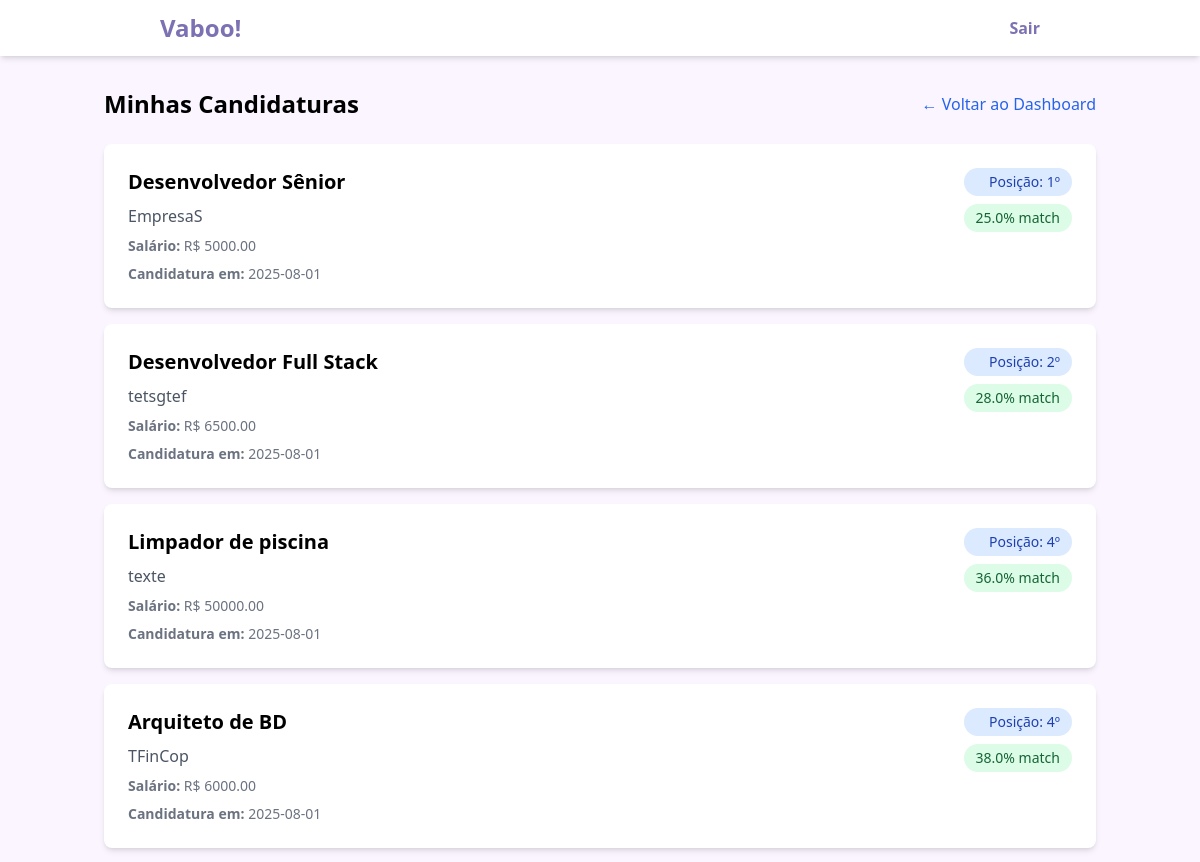
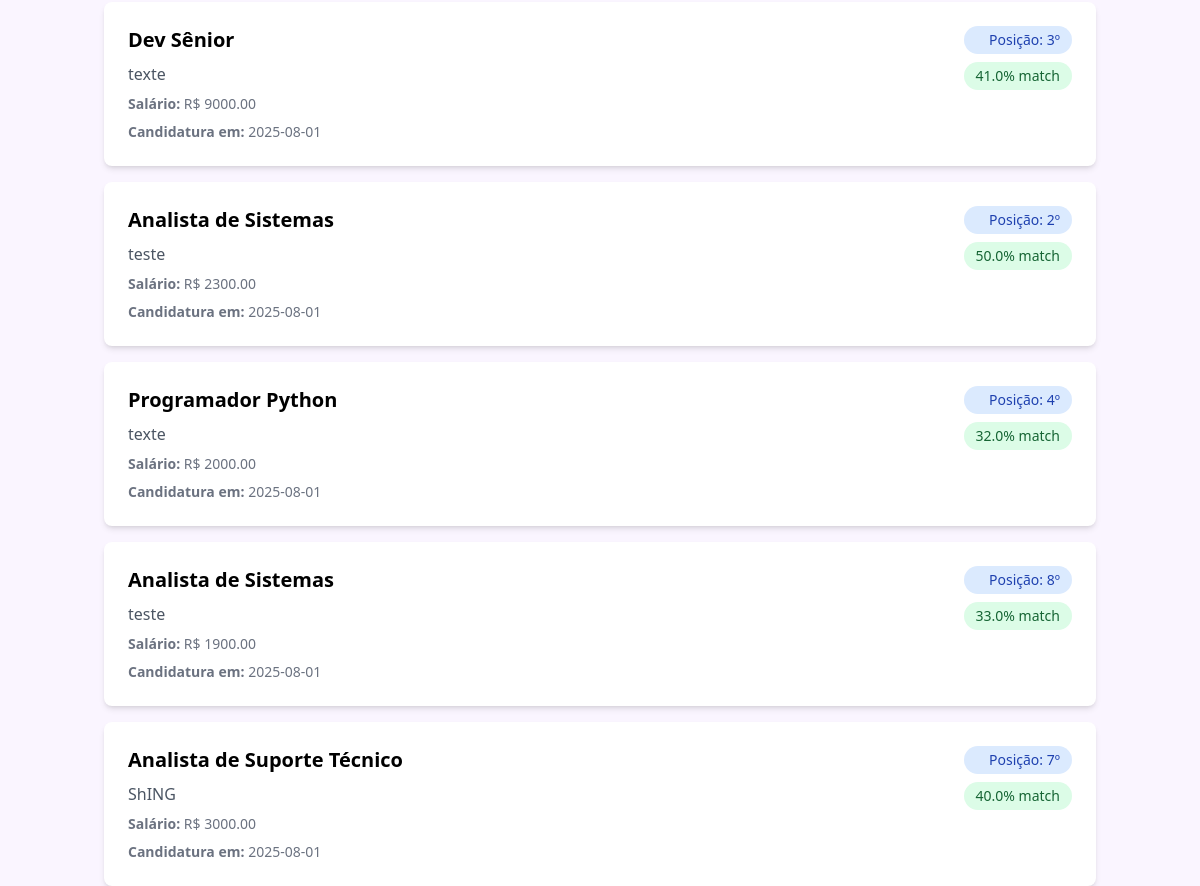
Page /minhas_candidaturas (signed in) on the earlier database version (2 pictures, top to bottom).
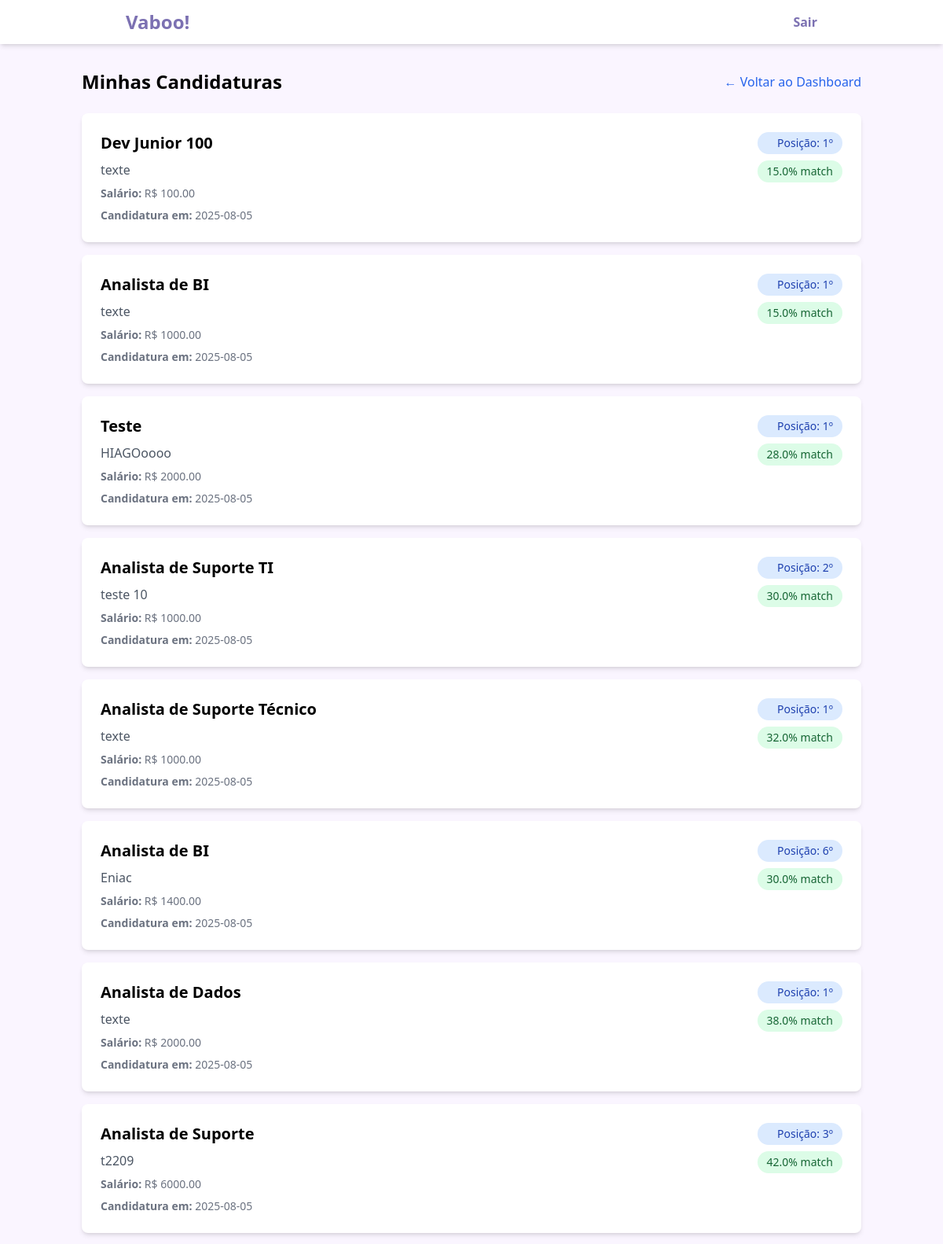
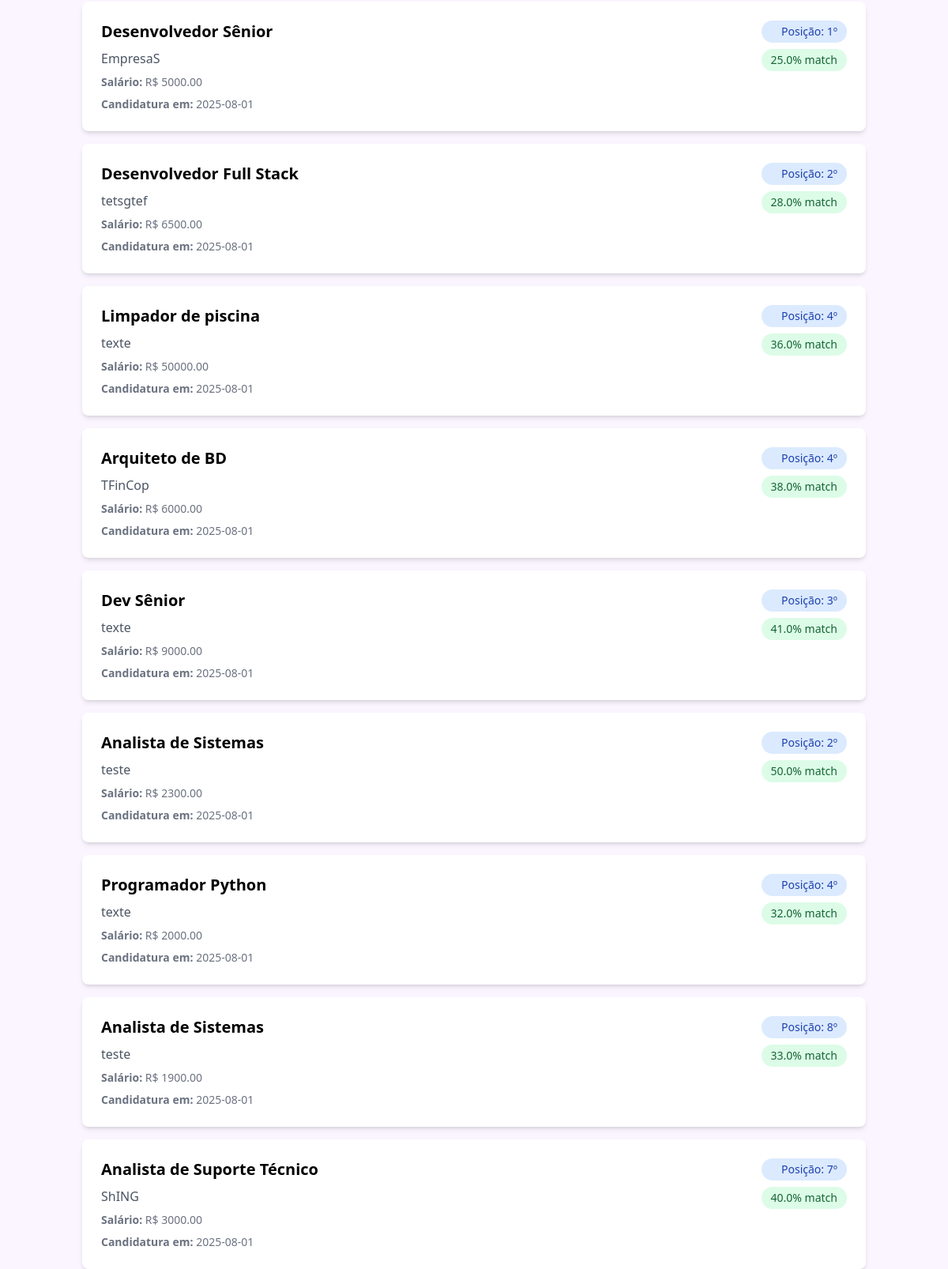
Same page on the later database version (2 pictures, top to bottom).
### tables this page shows
CREATE TABLE candidaturas (
            id INTEGER PRIMARY KEY AUTOINCREMENT,
            candidato_id INTEGER NOT NULL,
            vaga_id INTEGER NOT NULL,
            score REAL NOT NULL,
            posicao INTEGER,
            data_candidatura DATETIME DEFAULT CURRENT_TIMESTAMP,
            FOREIGN KEY (candidato_id) REFERENCES candidatos (id),
            FOREIGN KEY (vaga_id) REFERENCES vagas (id)
        );

CREATE TABLE vagas (
            id INTEGER PRIMARY KEY AUTOINCREMENT,
            empresa_id INTEGER NOT NULL,
            titulo TEXT NOT NULL,
            descricao TEXT NOT NULL,
            requisitos TEXT NOT NULL,
            salario_oferecido REAL NOT NULL,
            data_criacao DATETIME DEFAULT CURRENT_TIMESTAMP, tipo_vaga TEXT DEFAULT "Presencial", endereco_vaga TEXT, status TEXT DEFAULT "Ativa", candidato_selecionado_id INTEGER, diferenciais TEXT, data_congelamento DATE, candidato_contratado_id INTEGER, data_contratacao DATETIME, ranking_contratacao INTEGER, categoria_id INTEGER REFERENCES categorias(id), urgencia_contratacao TEXT, data_congelamento_agendado DATE, localizacao_endereco TEXT, localizacao_cidade TEXT, localizacao_estado TEXT, localizacao_cep TEXT, usar_endereco_empresa BOOLEAN DEFAULT FALSE,
            FOREIGN KEY (empresa_id) REFERENCES empresas (id)
        );

CREATE TABLE empresas (
            id INTEGER PRIMARY KEY AUTOINCREMENT,
            cnpj TEXT UNIQUE NOT NULL,
            nome TEXT NOT NULL,
            email TEXT NOT NULL,
            senha_hash TEXT NOT NULL
        , endereco TEXT, cidade TEXT, estado TEXT, cep TEXT);

### app.py (the view)
@app.route('/minhas_candidaturas')
def minhas_candidaturas():
    if 'candidato_id' not in session:
        return redirect(url_for('login_candidato'))
    conn = sqlite3.connect('recrutamento.db')
    cursor = conn.cursor()
    cursor.execute(
        '''
        SELECT v.id, v.titulo, e.nome as empresa_nome, v.salario_oferecido,
               ca.score, ca.posicao, ca.data_candidatura
        FROM candidaturas ca
        JOIN vagas v ON ca.vaga_id = v.id
        JOIN empresas e ON v.empresa_id = e.id
        WHERE ca.candidato_id = ?
        ORDER BY ca.data_candidatura DESC
    ''', (session['candidato_id'], ))
    candidaturas = cursor.fetchall()
    conn.close()
    return render_template('minhas_candidaturas.html',
                           candidaturas=candidaturas)

### templates/minhas_candidaturas.html (shortened to what this page needs)
{% extends "base.html" %}
{% block content %}
<div class="max-w-6xl mx-auto">
    <div class="flex justify-between items-center mb-6">
        <h2 class="text-2xl font-bold">Minhas Candidaturas</h2>
        <a href="{{ url_for('dashboard_candidato') }}" class="text-blue-600 hover:text-blue-800">
            ← Voltar ao Dashboard
        </a>
    </div>
    {% if candidaturas %}
        <div class="grid gap-4">
            {% for candidatura in candidaturas %}
                <div class="bg-white p-6 rounded-lg shadow-md">
                    <div class="flex justify-between items-start">
                        <div>
                            <h3 class="text-xl font-semibold mb-2">{{ candidatura[1] }}</h3>
                            <p class="text-gray-600 mb-2">{{ candidatura[2] }}</p>
                            <p class="text-sm text-gray-500 mb-2">
                                <strong>Salário:</strong> R$ {{ "%.2f"|format(candidatura[3]) }}
                            </p>
                            <p class="text-sm text-gray-500">
                                <strong>Candidatura em:</strong> {{ candidatura[6].split(' ')[0] }}
                            </p>
                        </div>
                        <div class="text-right">
                            <div class="bg-blue-100 text-blue-800 px-3 py-1 rounded-full text-sm font-medium mb-2">
                                Posição: {{ candidatura[5] }}º
                            </div>
                            <div class="bg-green-100 text-green-800 px-3 py-1 rounded-full text-sm font-medium">
                                {{ "%.1f"|format(candidatura[4]) }}% match
                            </div>
                        </div>
                    </div>
                </div>
            {% endfor %}
        </div>
    {% endif %}
</div>
{% endblock %}

Differences in the rows shown:
added candidaturas: titulo "Dev Junior 100", nome "texte", data_candidatura "2025-08-05", posicao "1", score "15.0"
now on this page (row unchanged): vagas: salario_oferecido "100.00"
added candidaturas: titulo "Analista de BI", nome "texte", data_candidatura "2025-08-05", posicao "1", score "15.0"
now on this page (row unchanged): vagas: salario_oferecido "1000.00"
added candidaturas: titulo "Teste", nome "HIAGOoooo", data_candidatura "2025-08-05", posicao "1", score "28.0"
now on this page (row unchanged): vagas: salario_oferecido "2000.00"
added candidaturas: titulo "Analista de Suporte TI", nome "teste 10", data_candidatura "2025-08-05", posicao "2", score "30.0"
now on this page (row unchanged): vagas: salario_oferecido "1000.00"
added candidaturas: titulo "Analista de Suporte Técnico", nome "texte", data_candidatura "2025-08-05", posicao "1", score "32.0"
now on this page (row unchanged): vagas: salario_oferecido "1000.00"
added candidaturas: titulo "Analista de BI", nome "Eniac", data_candidatura "2025-08-05", posicao "6", score "30.0"
now on this page (row unchanged): vagas: salario_oferecido "1400.00"
added candidaturas: titulo "Analista de Dados", nome "texte", data_candidatura "2025-08-05", posicao "1", score "38.0"
now on this page (row unchanged): vagas: salario_oferecido "2000.00"
added candidaturas: titulo "Analista de Suporte", nome "t2209", data_candidatura "2025-08-05", posicao "3", score "42.0"
now on this page (row unchanged): vagas: salario_oferecido "6000.00"
